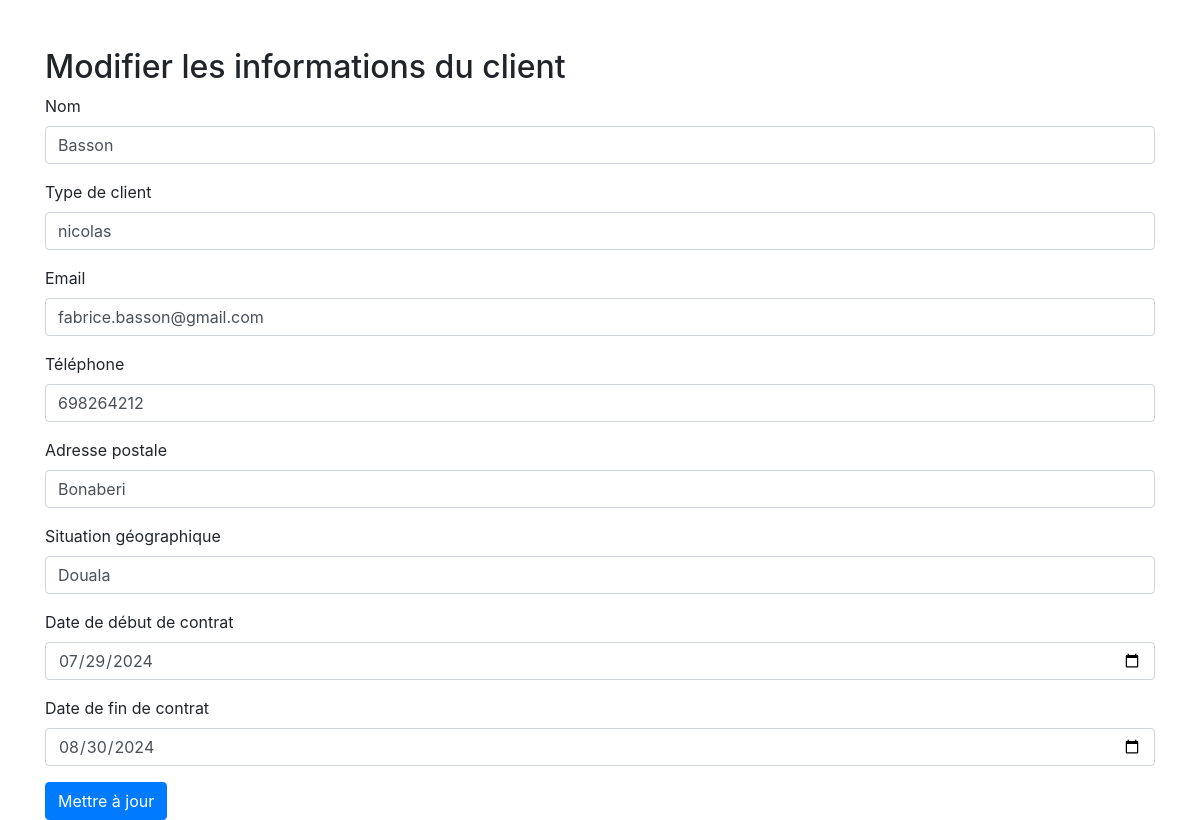
/controller/update.php?id=1 (signed in), run on the app's committed database.
### tables this page shows
CREATE TABLE `clients` (
  `id` int(11) NOT NULL,
  `nom` varchar(255) NOT NULL,
  `type_client` varchar(255) NOT NULL,
  `email` varchar(255) NOT NULL,
  `telephone` varchar(255) NOT NULL,
  `adresse_postale` varchar(255) NOT NULL,
  `situation_geographique` varchar(255) NOT NULL,
  `date_debut_contrat` date NOT NULL,
  `date_fin_contrat` date NOT NULL
);

### controller/update.php (the view, shortened to what this page needs)
<?php
require '../model/config.php';
$id = $_GET['id'];
$sql = "SELECT * FROM clients WHERE id = ?";
$stmt = $pdo->prepare($sql);
$stmt->execute([$id]);
$client = $stmt->fetch(PDO::FETCH_ASSOC);
?>
<!DOCTYPE html>
<html lang="fr">
<head>
    <link href="https://stackpath.bootstrapcdn.com/bootstrap/4.5.2/css/bootstrap.min.css" rel="stylesheet">
    <link href="../view/bootstrap/css/bootstrap.min.css" rel="stylesheet">
</head>
<body>
    <div class="container mt-5">
        <h2>Modifier les informations du client</h2>
        <form method="post" action="update.php?id=<?= $id ?>" class="needs-validation" novalidate>
            <div class="form-group">
                <label for="nom">Nom</label>
                <input type="text" class="form-control" id="nom" name="nom" value="<?= htmlspecialchars($client['nom']) ?>" required>
            </div>
            <div class="form-group">
                <label for="type_client">Type de client</label>
                <input type="text" class="form-control" id="type_client" name="type_client" value="<?= htmlspecialchars($client['type_client']) ?>" required>
            </div>
            <div class="form-group">
                <label for="email">Email</label>
                <input type="email" class="form-control" id="email" name="email" value="<?= htmlspecialchars($client['email']) ?>" required>
            </div>
            <div class="form-group">
                <label for="telephone">Téléphone</label>
                <input type="text" class="form-control" id="telephone" name="telephone" value="<?= htmlspecialchars($client['telephone']) ?>" required>
            </div>
            <div class="form-group">
                <label for="adresse_postale">Adresse postale</label>
                <input type="text" class="form-control" id="adresse_postale" name="adresse_postale" value="<?= htmlspecialchars($client['adresse_postale']) ?>" required>
            </div>
            <div class="form-group">
                <label for="situation_geographique">Situation géographique</label>
                <input type="text" class="form-control" id="situation_geographique" name="situation_geographique" value="<?= htmlspecialchars($client['situation_geographique']) ?>" required>
            </div>
            <div class="form-group">
                <label for="date_debut_contrat">Date de début de contrat</label>
                <input type="date" class="form-control" id="date_debut_contrat" name="date_debut_contrat" value="<?= htmlspecialchars($client['date_debut_contrat']) ?>" required>
            </div>
            <div class="form-group">
                <label for="date_fin_contrat">Date de fin de contrat</label>
                <input type="date" class="form-control" id="date_fin_contrat" name="date_fin_contrat" value="<?= htmlspecialchars($client['date_fin_contrat']) ?>" required>
            </div>
            <button type="submit" class="btn btn-primary">Mettre à jour</button>
        </form>
    </div>
</body>
</html>

### data on the page
clients: nom "Basson", type_client "nicolas", email "fabrice.basson@gmail.com", telephone "698264212", adresse_postale "Bonaberi", situation_geographique "Douala", date_debut_contrat "07/29/2024", date_fin_contrat "08/30/2024"
